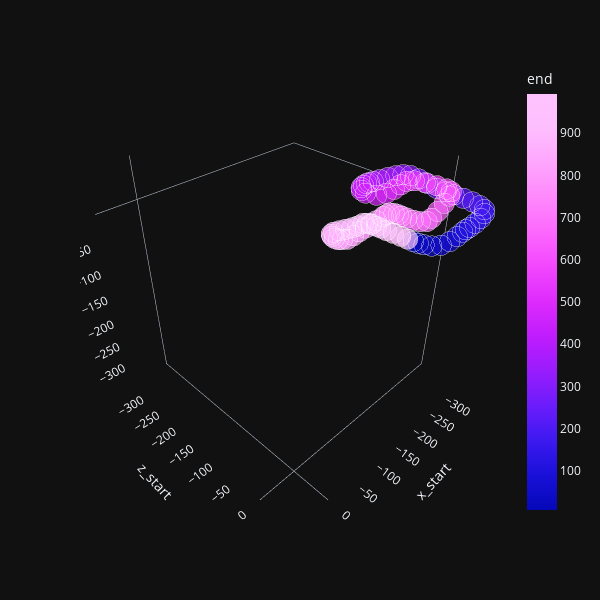

The notebook cell saved with this chart:
### Code cell
# fig_bananas= px.scatter_3d(x=bananas[:,0], y=bananas[:,2], z=bananas[:,1], color=["banana"]*len(bananas), 
#             color_discrete_map={"banana": "yellow"}, height=600, width=600, size= px.Constant(10))
# fig.add_traces(fig_bananas.data[0])
#change theme to trabsparent
fig.update_layout(template="plotly_dark")
#delete grid
fig.update_layout(scene=dict(xaxis=dict(showgrid=False), yaxis=dict(showgrid=False), zaxis=dict(showgrid=False)))
